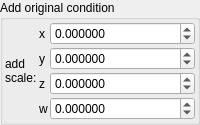
    <widget class="QGroupBox" name="groupBox_5">
     <property name="title">
      <string>Add original condition</string>
     </property>
     <layout class="QVBoxLayout" name="verticalLayout_8">
      <property name="leftMargin">
       <number>2</number>
      </property>
      <property name="topMargin">
       <number>2</number>
      </property>
      <property name="rightMargin">
       <number>2</number>
      </property>
      <property name="bottomMargin">
       <number>2</number>
      </property>
      <item>
       <layout class="QGridLayout" name="gridLayout_45" columnstretch="0,0,2">
        <property name="spacing">
         <number>2</number>
        </property>
        <item row="0" column="1">
         <widget class="QLabel" name="label_161">
          <property name="text">
           <string notr="true">x</string>
          </property>
         </widget>
        </item>
        <item row="3" column="1">
         <widget class="QLabel" name="label_169">
          <property name="text">
           <string notr="true">w</string>
          </property>
         </widget>
        </item>
        <item row="2" column="2">
         <widget class="MyDoubleSpinBox" name="spinbox4_transf_scale_1111_z">
          <property name="sizePolicy">
           <sizepolicy hsizetype="Minimum" vsizetype="Maximum">
            <horstretch>0</horstretch>
            <verstretch>0</verstretch>
           </sizepolicy>
          </property>
          <property name="prefix">
           <string/>
          </property>
          <property name="suffix">
           <string/>
          </property>
          <property name="decimals">
           <number>6</number>
          </property>
          <property name="minimum">
           <double>-99.989999999999995</double>
          </property>
          <property name="maximum">
           <double>99.989999999999995</double>
          </property>
          <property name="singleStep">
           <double>0.100000000000000</double>
          </property>
         </widget>
        </item>
        <item row="0" column="2">
         <widget class="MyDoubleSpinBox" name="spinbox4_transf_scale_1111_x">
          <property name="sizePolicy">
           <sizepolicy hsizetype="Minimum" vsizetype="Maximum">
            <horstretch>0</horstretch>
            <verstretch>0</verstretch>
           </sizepolicy>
          </property>
          <property name="prefix">
           <string/>
          </property>
          <property name="suffix">
           <string/>
          </property>
          <property name="decimals">
           <number>6</number>
          </property>
          <property name="minimum">
           <double>-99.989999999999995</double>
          </property>
          <property name="maximum">
           <double>99.989999999999995</double>
          </property>
          <property name="singleStep">
           <double>0.100000000000000</double>
          </property>
         </widget>
        </item>
        <item row="2" column="1">
         <widget class="QLabel" name="label_165">
          <property name="text">
           <string notr="true">z</string>
          </property>
         </widget>
        </item>
        <item row="1" column="1">
         <widget class="QLabel" name="label_166">
          <property name="text">
           <string notr="true">y</string>
          </property>
         </widget>
        </item>
        <item row="3" column="2">
         <widget class="MyDoubleSpinBox" name="spinbox4_transf_scale_1111_w">
          <property name="sizePolicy">
           <sizepolicy hsizetype="Minimum" vsizetype="Maximum">
            <horstretch>0</horstretch>
            <verstretch>0</verstretch>
           </sizepolicy>
          </property>
          <property name="prefix">
           <string/>
          </property>
          <property name="suffix">
           <string/>
          </property>
          <property name="decimals">
           <number>6</number>
          </property>
          <property name="minimum">
           <double>-99.989999999999995</double>
          </property>
          <property name="maximum">
           <double>99.989999999999995</double>
          </property>
          <property name="singleStep">
           <double>0.100000000000000</double>
          </property>
         </widget>
        </item>
        <item row="1" column="2">
         <widget class="MyDoubleSpinBox" name="spinbox4_transf_scale_1111_y">
          <property name="sizePolicy">
           <sizepolicy hsizetype="Minimum" vsizetype="Maximum">
            <horstretch>0</horstretch>
            <verstretch>0</verstretch>
           </sizepolicy>
          </property>
          <property name="prefix">
           <string/>
          </property>
          <property name="suffix">
           <string/>
          </property>
          <property name="decimals">
           <number>6</number>
          </property>
          <property name="minimum">
           <double>-99.989999999999995</double>
          </property>
          <property name="maximum">
           <double>99.989999999999995</double>
          </property>
          <property name="singleStep">
           <double>0.100000000000000</double>
          </property>
         </widget>
        </item>
        <item row="1" column="0" rowspan="2">
         <widget class="QLabel" name="label_167">
          <property name="text">
           <string>add
scale:</string>
          </property>
         </widget>
        </item>
       </layout>
      </item>
     </layout>
    </widget>
